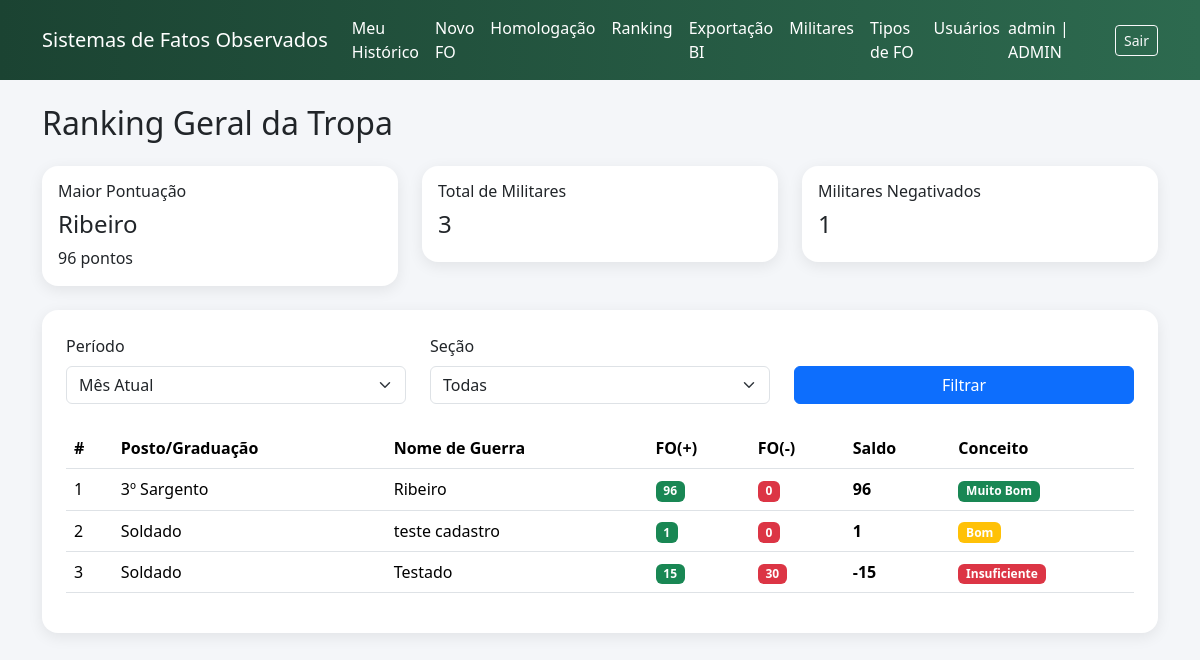
/fo/ranking (signed in), run on the app's committed database.
### app/fo/models.py (models this page shows)
class Usuario(db.Model, UserMixin):
    __tablename__ = "usuarios"
    id = db.Column(db.Integer, primary_key=True)
    username = db.Column(db.String(80), unique=True, nullable=False)
    senha_hash = db.Column(db.String(128), nullable=False)
    perfil = db.Column(
        db.String(20),
        nullable=False,
        default="MILITAR"
    )
    militar_id = db.Column(
        db.Integer,
        db.ForeignKey("militares.id", ondelete="RESTRICT"),
        nullable=False
    )
    militar = db.relationship("Militar")

class Militar(db.Model):
    __tablename__ = "militares"
    id = db.Column(db.Integer, primary_key=True)
    nome_guerra = db.Column(db.String(120), nullable=False)
    identidade_militar = db.Column(db.String(30), unique=True, nullable=False)
    id_posto_graduacao = db.Column(
        db.Integer,
        db.ForeignKey("posto_graduacao.id", ondelete="RESTRICT"),
        nullable=False
    )
    data_de_praca = db.Column(db.Date, nullable=False)
    id_secao = db.Column(
        db.Integer,
        db.ForeignKey("secoes.id", ondelete="RESTRICT"),
        nullable=False
    )
    foto_url = db.Column(db.String(255), nullable=True)
    posto_graduacao = db.relationship("PostoGraduacao")
    secao = db.relationship("Secao")

### app/fo/routes.py (the view)
@fo_bp.route("/ranking")
@login_required
def ranking():
    periodo = request.args.get("periodo", "mes")
    secao_id = request.args.get("secao_id", type=int)
    query = db.session.query(
        Militar.id.label("militar_id"),
        Militar.nome_guerra.label("nome_guerra"),
        Militar.id_posto_graduacao.label("id_posto_graduacao"),
        PostoGraduacao.nome.label("posto_grad"),
        Militar.data_de_praca.label("data_de_praca"),
        func.sum(
            case(
                (FatoObservado.sinal == "POSITIVO", FatoObservado.pontos),
                else_=0
            )
        ).label("pontos_positivos"),
        func.sum(
            case(
                (FatoObservado.sinal == "NEGATIVO", FatoObservado.pontos),
                else_=0
            )
        ).label("pontos_negativos")
    ).join(
        FatoObservado,
        FatoObservado.militar_id == Militar.id
    ).join(
        PostoGraduacao,
        Militar.id_posto_graduacao == PostoGraduacao.id
    ).filter(
        FatoObservado.status == "Publicado"
    )
    if secao_id:
        query = query.filter(Militar.id_secao == secao_id)
    query = query.group_by(
        Militar.id,
        Militar.nome_guerra,
        Militar.id_posto_graduacao,
        Militar.data_de_praca,
        PostoGraduacao.nome
    )
    resultados = query.all()
    ranking_lista = []
    for item in resultados:
        positivos = item.pontos_positivos or 0
        negativos = item.pontos_negativos or 0
        saldo = positivos - negativos
        if saldo > 100:
            conceito = "Excelente"
            badge = "primary"
        elif 51 <= saldo <= 100:
            conceito = "Muito Bom"
            badge = "success"
        elif 0 <= saldo <= 50:
            conceito = "Bom"
            badge = "warning"
        else:
            conceito = "Insuficiente"
            badge = "danger"
        ranking_lista.append({
            "militar_id": item.militar_id,
            "nome_guerra": item.nome_guerra,
            "posto_grad": item.posto_grad,
            "qtd_positivo": positivos,
            "qtd_negativo": negativos,
            "saldo": saldo,
            "conceito": conceito,
            "badge": badge,
            "id_posto_graduacao": item.id_posto_graduacao,
            "data_de_praca": item.data_de_praca
        })
    ranking_lista.sort(
        key=lambda x: (
            -x["saldo"],
            x["id_posto_graduacao"],
            x["data_de_praca"]
        )
    )
    secoes = Secao.query.order_by(Secao.nome.asc()).all()
    return render_template(
        "fo/ranking.html",
        ranking=ranking_lista,
        periodo=periodo,
        secoes=secoes
        )

### app/__init__.py (called while the page is built)
def create_app():
    app = Flask(__name__)
    app.config.from_object(Config)
    db.init_app(app)
    login_manager.init_app(app)
    migrate.init_app(app, db)
    from app.fo.models import Usuario
    @login_manager.user_loader
    def load_user(user_id):
        return Usuario.query.get(int(user_id))
    login_manager.login_view = "auth.login"
    from app.fo import fo_bp
    app.register_blueprint(fo_bp)
    from app.auth import auth_bp
    app.register_blueprint(auth_bp)
    @app.route("/")
    def index():
        if current_user.is_authenticated and current_user.perfil == "MILITAR":
            return redirect(url_for("fo.meu_historico"))
        return redirect(url_for("fo.ranking"))
    return app

### app/templates/fo/ranking.html (shortened to what this page needs)
{% extends "base.html" %}
{% block content %}
<h2 class="mb-4">Ranking Geral da Tropa</h2>
<div class="row mb-4">
    <div class="col-md-4">
        <div class="card card-glass p-3">
            <h6>Maior Pontuação</h6>
            {% if ranking %}
                <h4>
                    {{ ranking[0].nome_guerra }}
                </h4>
                <p class="mb-0">
                    {{ ranking[0].saldo }} pontos
                </p>
            {% else %}
                <p>Nenhum dado.</p>
            {% endif %}
        </div>
    </div>
    <div class="col-md-4">
        <div class="card card-glass p-3">
            <h6>Total de Militares</h6>
            <h4>{{ ranking|length }}</h4>
        </div>
    </div>
    <div class="col-md-4">
        <div class="card card-glass p-3">
            <h6>Militares Negativados</h6>
            <h4>
                {{ ranking | selectattr('saldo', 'lt', 0) | list | length }}
            </h4>
        </div>
    </div>
</div>
<div class="card card-glass p-4">
    <form method="GET" class="row mb-4">
        <div class="col-md-4">
            <label class="form-label">Período</label>
            <select name="periodo" class="form-select">
                <option value="mes"
                    {% if periodo == 'mes' %}selected{% endif %}>
                    Mês Atual
                </option>
            </select>
        </div>
        <div class="col-md-4">
            <label class="form-label">Seção</label>
            <select name="secao_id" class="form-select">
                <option value="">Todas</option>
            </select>
        </div>
        <div class="col-md-4 d-flex align-items-end">
            <button class="btn btn-primary w-100">
                Filtrar
            </button>
        </div>
    </form>
    {% if ranking %}
    <div class="table-responsive">
        <table class="table table-hover align-middle">
            <thead>
                <tr>
                    <th>#</th>
                    <th>Posto/Graduação</th>
                    <th>Nome de Guerra</th>
                    <th>FO(+)</th>
                    <th>FO(-)</th>
                    <th>Saldo</th>
                    <th>Conceito</th>
                </tr>
            </thead>
            <tbody>
                {% for militar in ranking %}
                <tr>
                    <td>
                        {{ loop.index }}
                    </td>
                    <td>
                        {{ militar.posto_grad }}
                    </td>
                    <td>
                        {{ militar.nome_guerra }}
                    </td>
                    <td>
                        <span class="badge bg-success">
                            {{ militar.qtd_positivo }}
                        </span>
                    </td>
                    <td>
                        <span class="badge bg-danger">
                            {{ militar.qtd_negativo }}
                        </span>
                    </td>
                    <td>
                        <strong>
                            {{ militar.saldo }}
                        </strong>
                    </td>
                    <td>
                        <span class="badge bg-{{ militar.badge }}">
                            {{ militar.conceito }}
                        </span>
                    </td>
                </tr>
                {% endfor %}
            </tbody>
        </table>
    </div>
    {% else %}
    <div class="alert alert-warning">
        Nenhum resultado encontrado.
    </div>
    {% endif %}
</div>
{% endblock %}

### app/templates/base.html (shortened to what this page needs)
<!DOCTYPE html>
<html lang="pt-BR">
<head>
    <link href="https://cdn.jsdelivr.net/npm/bootstrap@5.3.3/dist/css/bootstrap.min.css" rel="stylesheet">
</head>
<body>
<nav class="navbar navbar-expand-lg navbar-dark navbar-custom mb-4">
    <div class="container">
        <a class="navbar-brand"
            href="{{ url_for('fo.ranking' )}}">
        Sistemas de Fatos Observados
        </a>
        <div class="collapse navbar-collapse"
            id="navbarNav">
            {% if current_user.is_authenticated %}
            <ul class="navbar-nav me-auto">
                {% if current_user.perfil in ["MILITAR", "ADMIN"] %}
                    <li class="nav-item">
                        <a class="nav-link" href="{{ url_for('fo.meu_historico') }}">
                            Meu Histórico
                        </a>
                    </li>
                {% endif %}
                {% if current_user.perfil in ["HOMOLOGADOR", "ADMIN"] %}
                    <li class="nav-item">
                        <a class="nav-link" href="{{ url_for('fo.novo_fo') }}">
                            Novo FO
                        </a>
                    </li>
                    <li class="nav-item">
                        <a class="nav-link" href="{{ url_for('fo.homologacao') }}">
                            Homologação
                        </a>
                    </li>
                {% endif %}
                {% if current_user.perfil in ["MILITAR", "HOMOLOGADOR", "ADMIN"] %}
                    <li class="nav-item">
                        <a class="nav-link" href="{{ url_for('fo.ranking') }}">
                            Ranking
                        </a>
                    </li>
                {% endif %}
                {% if current_user.perfil in ["BOLETIM", "ADMIN"] %}
                    <li class="nav-item">
                        <a class="nav-link" href="{{ url_for('fo.exportacao') }}">
                            Exportação BI
                        </a>
                    </li>
                {% endif %}
                {% if current_user.perfil in ["CADASTRADOR", "ADMIN"] %}
                    <li class="nav-item">
                        <a class="nav-link" href="{{ url_for('fo.admin_militares') }}">
                            Militares
                        </a>
                    </li>
                {% endif %}
                {% if current_user.perfil == "ADMIN" %}
                    <li class="nav-item">
                        <a class="nav-link" href="{{ url_for('fo.admin_tipos') }}">
                            Tipos de FO
                        </a>
                    </li>
                    <li class="nav-item">
                        <a class="nav-link" href="{{ url_for('fo.admin_usuarios') }}">
                            Usuários
                        </a>
                    </li>
                {% endif %}
            </ul>
            <div class="d-flex align-items-center gap-3">
                <span class="navbar-text">
                    {{ current_user.username }} | {{ current_user.perfil }}
                </span>
                <a class="btn btn-outline-light btn-sm"
                href="{{ url_for('auth.logout') }}">
                Sair
                </a>
            </div>
            {% endif %}
        </div>
    </div>
</nav>
<div class="container">
    {% block content %}{% endblock %}
</div>
</body>
</html>

### app/templates/base.html (style rules this page uses)
body { background: #f4f6f9; }
.navbar-custom { background: linear-gradient(90deg, #1b4332, #2d6a4f); }
.navbar-brand, .nav-link, .navbar-text { color:white !important; }
.card-glass { border-radius: 16px; border:none; box-shadow: 0 4px 15px rgba(0,0,0,0.08); }

### data on the page
Usuario: username "admin", perfil "ADMIN"
Militar: nome_guerra "Ribeiro", posto_grad "3º Sargento", qtd_positivo "96", qtd_negativo "0", saldo "96", conceito "Muito Bom"
Militar: posto_grad "Soldado", nome_guerra "teste cadastro", qtd_positivo "1", qtd_negativo "0", saldo "1", conceito "Bom"
Militar: posto_grad "Soldado", nome_guerra "Testado", qtd_positivo "15", qtd_negativo "30", saldo "-15", conceito "Insuficiente"

### other printed values
{{ ranking[0].saldo }} "96"
{{ ranking|length }} "3"
{{ ranking | selectattr('saldo', 'lt', 0) | list | length }} "1"
